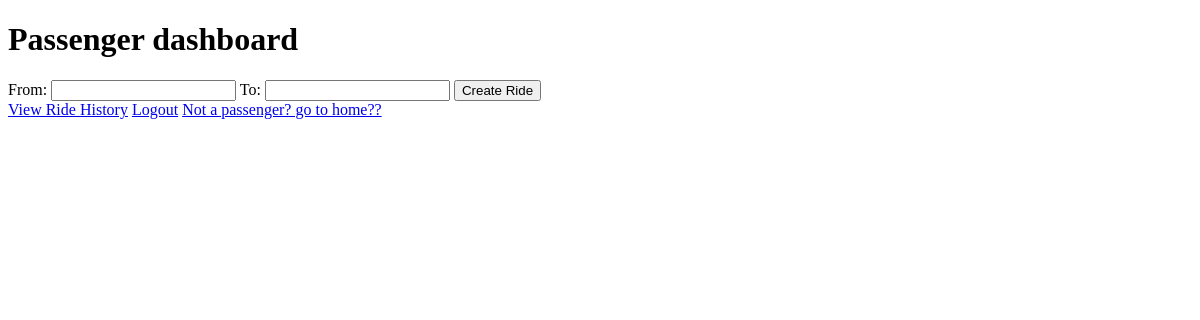
/passenger_dashboard (signed in), run on an earlier commit of the app's database.
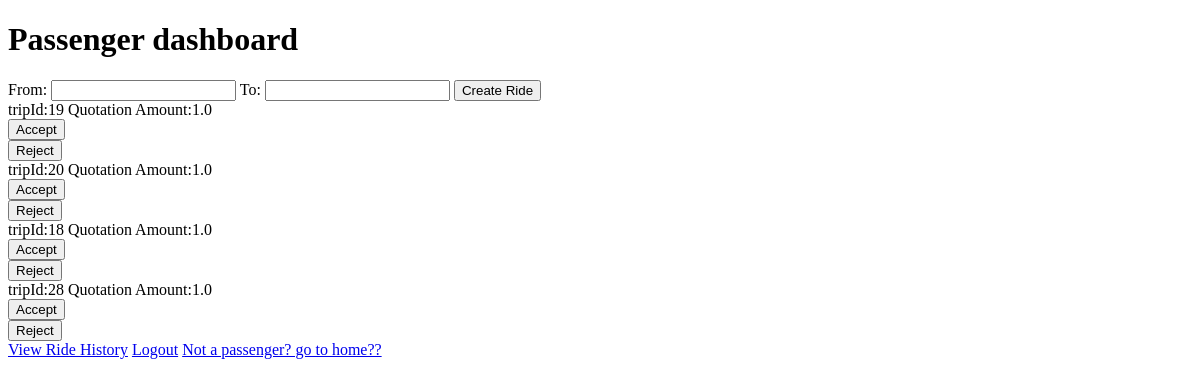
And on a later commit of the database.
### models.py (models this page shows, shortened)
class Quotation(db.Model):
    __tablename__ = "quotations"
    id = db.Column(db.Integer, primary_key=True)
    driver_id = db.Column(db.Integer, db.ForeignKey('users.id'), nullable=False)
    passenger_id = db.Column(db.Integer, db.ForeignKey('users.id'), nullable=False)
    trip_id = db.Column(db.Integer, db.ForeignKey('trips.id'), nullable=False)
    quotation_amount = db.Column(db.Float, nullable=False)
    status = db.Column(db.String(50), default="Pending")
    driver = relationship("User", foreign_keys=[driver_id],backref="driver_quotations",overlaps="quotations_as_driver")
    passenger = relationship("User", foreign_keys=[passenger_id],backref="passenger_quotations",overlaps="quotations_as_passenger")
    rides = relationship("Ride", back_populates="quotation")

### main.py (the view, shortened to what this page needs)
@login_required
@app.route('/passenger_dashboard', methods=['GET', 'POST'])
def passenger_dashboard():
    print(f'**************************')
    upcoming_rides = [ride for ride in current_user.rides_as_passenger if ride.driver_id is None]
    quotations = Quotation.query.filter_by(passenger_id=current_user.id, status='Quoted').all()
    return render_template('passenger_dashboard.html',upcoming_rides=upcoming_rides,quotations=quotations)

### main.py (called while the page is built)
@login_manager.user_loader
def load_user(user_id):
    return User.query.get(int(user_id))

### templates/passenger_dashboard.html (shortened to what this page needs)
{% from 'wtf.html' import csrf_meta %}
<!DOCTYPE html>
<html lang="en">
<head>
</head>
<body>
  <h1>Passenger dashboard</h1>
  <form method="POST" action="{{ url_for('create_ride') }}">
    <label for="from_location">From:</label>
    <input type="text" id="from_location" name="from_location" required>
    <label for="to_location">To:</label>
    <input type="text" id="to_location" name="to_location" required>
    <button type="submit">Create Ride</button>
  </form>
  {% for quotation in quotations %}
  <div>
    <div>
      tripId:{{quotation.trip_id}}
      Quotation Amount:{{quotation.quotation_amount}}
    </div>
    <form action="{{ url_for('accept_quotation', quotation_id=quotation.id) }}" method="post">
      <button type="submit">Accept</button>
    </form>
    <form action="{{ url_for('reject_quotation', quotation_id=quotation.id) }}" method="post">
      <button type="submit">Reject</button>
    </form>
  </div>
  {% endfor %}
  <a href="{{ url_for('ride_history') }}">View Ride History</a>
  {% if current_user.is_authenticated %}
  <a href="{{ url_for('passenger_logout') }}">Logout</a>
  {% endif %}
  <a href=" {{url_for('index')}}">Not a passenger? go to home??</a>
</body>
</html>

What changed in the data, as far as the page shows it:
added Quotation: trip_id "19", quotation_amount "1.0"
added Quotation: trip_id "20", quotation_amount "1.0"
added Quotation: trip_id "18", quotation_amount "1.0"
added Quotation: trip_id "28", quotation_amount "1.0"
